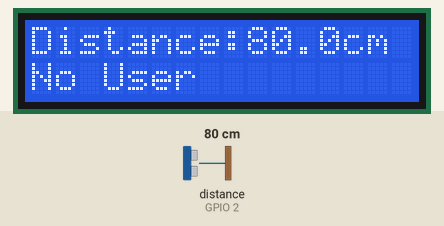
Recording of a sketch running on a simulated ESP32. Parts: 16×2 character LCD. Wiring (inferred from the names in the program): ultrasonic range finder: trigger GPIO 4; echo GPIO 2. The test bench sets the inputs (shaded band); at power-on: distance to the obstacle (sensor on GPIO 2) 80 cm. The echo pulse lasts 58.3 µs per cm; nothing arrives over Bluetooth unless stated; what the sketch prints to the serial monitor is not drawn.

Above: at 3.2 s.
3.3 s: distance to the obstacle (sensor on GPIO 2) set to 65 cm
At 4.2 s:
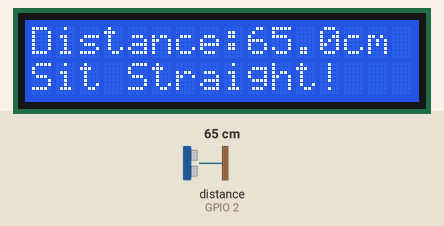
5.2 s: distance to the obstacle (sensor on GPIO 2) set to 27 cm
At 6.1 s:
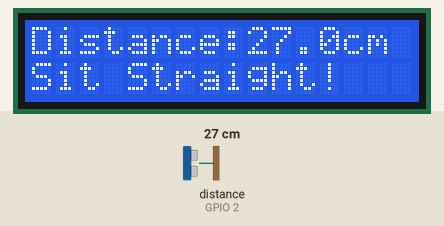
6.8 s: distance to the obstacle (sensor on GPIO 2) set to 23 cm
At 7.9 s:
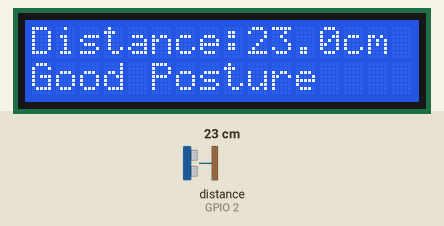
Timing chart, 0 to 9.8 s (numbered marks = the images above; inputs shaded):
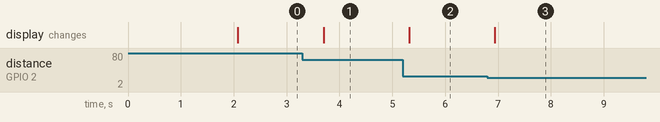

Measured:
- the behaviour switches between 71 and 70 cm on distance to the obstacle (sensor on GPIO 2) (found by bisection; images 0 and 1)
- the behaviour switches between 25 and 24 cm on distance to the obstacle (sensor on GPIO 2) (found by bisection; images 2 and 3)
- after the input at 3.3 s, the display: changes after 0.40 s (image 1)
- after the input at 5.2 s, the display: changes after 0.12 s (image 2)
- after the input at 6.8 s, the display: changes after 0.14 s (image 3)

The sketch:

posturepilot.ino
```cpp
#include <LiquidCrystal.h>
#include "BluetoothSerial.h"

BluetoothSerial SerialBT;

// LCD pins
const int RS = 5, EN = 18, D4 = 19, D5 = 21, D6 = 22, D7 = 23;
LiquidCrystal lcd(RS, EN, D4, D5, D6, D7);

// Ultrasonic pins
const int trigPin = 4;
const int echoPin = 2;

// Thresholds
const int postureThreshold = 25;      // cm for bad posture
const int userGoneThreshold = 70;     // cm = user not sitting
const unsigned long badPostureTime = 10000; // 10 s
const unsigned long sitTimeLimit  = 45UL * 60UL * 1000UL; // 45 min

// Variables
unsigned long badStart = 0;
unsigned long sitStart = 0;
bool badPosture = false;
bool sitting = false;
bool notifiedBad = false;
bool notifiedSitTime = false;

void setup() {
  lcd.begin(16, 2);
  lcd.clear();
  lcd.print("Posture Monitor");
  delay(2000);
  lcd.clear();

  pinMode(trigPin, OUTPUT);
  pinMode(echoPin, INPUT);

  Serial.begin(115200);
  SerialBT.begin("ESP32_Posture");
  Serial.println("Bluetooth started. Pair with 'ESP32_Posture'");
}

void loop() {
  float distance = getDistance();
  unsigned long now = millis();

  // Detect sitting
  if (distance < userGoneThreshold) {
    if (!sitting) {
      sitting = true;
      sitStart = now;
      notifiedSitTime = false;
    }
  } else {
    sitting = false;
    badPosture = false;
    notifiedBad = false;
  }

  // --- LCD display ---
  lcd.clear();
  lcd.setCursor(0, 0);
  lcd.print("Distance:");
  lcd.print(distance, 1);
  lcd.print("cm");

  if (sitting) {
    if (distance > postureThreshold) {
      lcd.setCursor(0, 1);
      lcd.print("Sit Straight!  ");

      if (!badPosture) {
        badPosture = true;
        badStart = now;
      }

      // Alert to app after 10 seconds
      if ((now - badStart > badPostureTime) && !notifiedBad) {
        SerialBT.println("ALERT: Bad Posture for 10s more than, Sit straight!.");
        notifiedBad = true;
      }
    } else {
      badPosture = false;
      notifiedBad = false;
      lcd.setCursor(0, 1);
      lcd.print("Good Posture   ");
    }

    // Alert app if sitting > 45 mins
    if (!notifiedSitTime && (now - sitStart > sitTimeLimit)) {
      SerialBT.println("ALERT: Sitting for more than 45 min, Take a break!.");
      notifiedSitTime = true;
    }

  } else {
    lcd.setCursor(0, 1);
    lcd.print("No User        ");
  }

  // --- Send live data to App ---
  String postureStatus;
  if (!sitting) postureStatus = "No User.";
  else if (distance > postureThreshold) postureStatus = "Bad Posture.";
  else postureStatus = "Good Posture.";

  // Send combined data line
  SerialBT.print("DATA:");
  SerialBT.print(distance, 1);
  SerialBT.print(",");
  SerialBT.println(postureStatus);

  delay(800);
}

// Distance measurement
float getDistance() {
  digitalWrite(trigPin, LOW);
  delayMicroseconds(2);
  digitalWrite(trigPin, HIGH);
  delayMicroseconds(10);
  digitalWrite(trigPin, LOW);
  long duration = pulseIn(echoPin, HIGH);
  return (duration * 0.0343) / 2.0;
}
```
